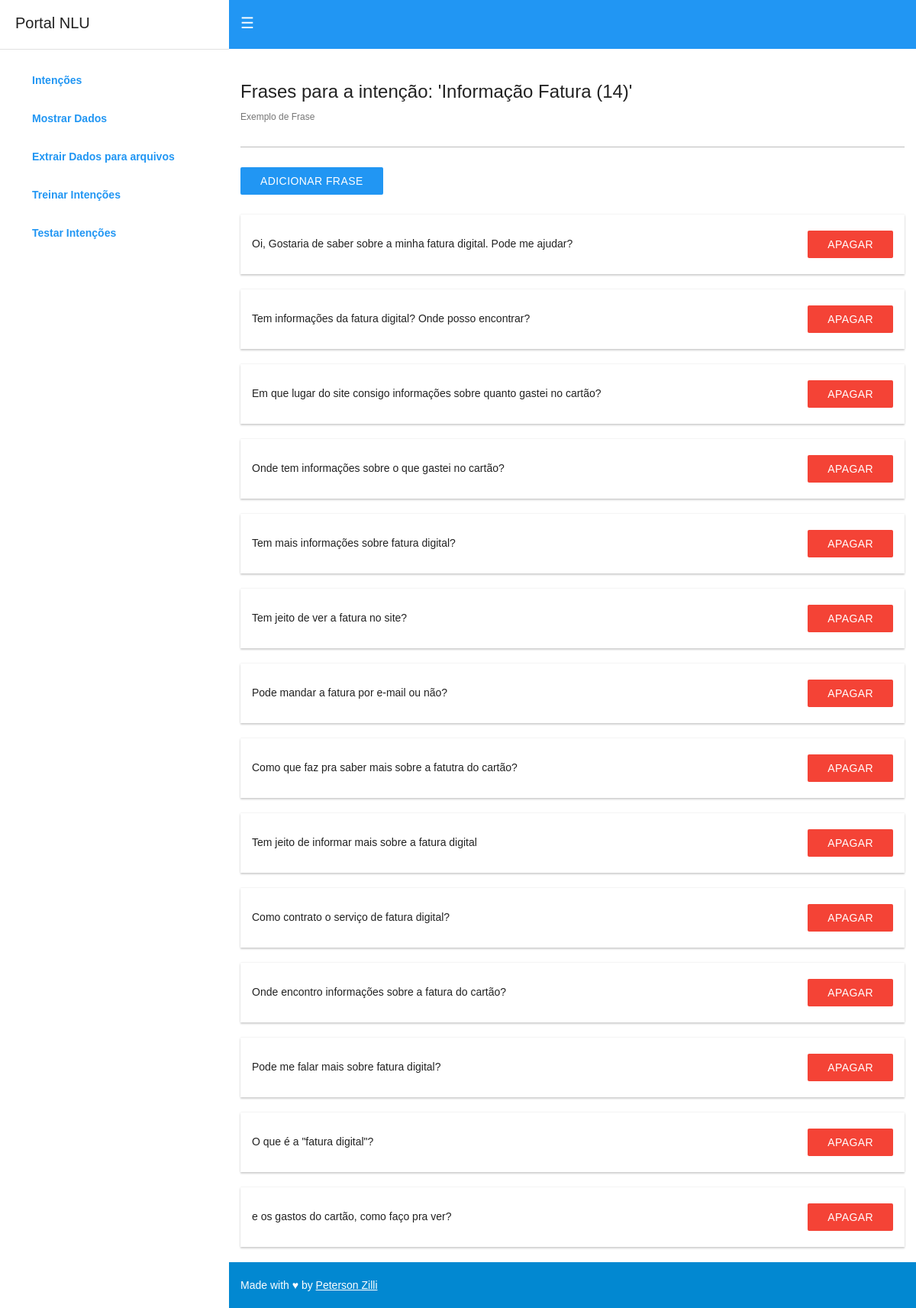
The app's page /intents/detail/2 with its own data.
### models/intent.py (models this page shows, shortened)
class Intent(db.Model):
    id = db.Column(db.Integer, primary_key=True)
    name = db.Column(db.String(100), nullable=False)
    utterances = db.relationship('Utterance', backref='intent', lazy='dynamic')

### models/utterance.py (models this page shows, shortened)
class Utterance(db.Model):
    id = db.Column(db.Integer, primary_key=True)
    body = db.Column(db.Text, nullable=False)
    intent_id = db.Column(db.Integer, db.ForeignKey('intent.id'), nullable=False)

### nlu.py (the view)
@app.route('/intents/detail/<int:intent_id>', methods=["GET"])
def utterances_home(intent_id=None):
    intent = Intent.query.filter(Intent.id == intent_id).first()
    if intent is None:
        return jsonify({'ok':False, 'message': 'Intent "'+ intent_name +'" not found in the database.'})
    return render_template('utterances.html', intent=intent)

### templates/utterances.html (shortened to what this page needs)
{% extends "layout.html" %}
{% block content %}
  <div class="mui--appbar-height"></div>
  <div class="mui-container-fluid">
    <br>
    <h2>Frases para a intenção: '{{intent.name}} ({{intent.utterances.count()}})'</h2>
    <div class="mui-textfield">
      <input id='utteranceBody' type="text">
      <label>Exemplo de Frase</label>
    </div>
    <button id="btnAddUtterance" class="mui-btn mui-btn--primary">Adicionar Frase</button>
    <br>
    <br>
    {%- for utterance in intent.utterances %}
      <div class="mui-panel vertically-aligner-intent-div">
        <span class='mui--pull-left vertically-aligned-intent-span'>
          {{ utterance.body }}
        </span>
        <button data-id='{{utterance.id}}' class='mui-btn mui-btn--danger mui--pull-right btnDeleteUtterance'>Apagar</button>
      </div>
    {%- endfor %}
  </div>
{% endblock %}

### static/css/layout.css (style rules this page uses)
html, body { height: 100%; background-color: #fff; }
html, body, input, textarea, buttons { -webkit-font-smoothing: antialiased; -moz-osx-font-smoothing: grayscale; text-shadow: 1px 1px 1px rgba(0, 0, 0, 0.004); }
.vertically-aligner-intent-div { position: relative; }
.vertically-aligned-intent-span { position: absolute; top: 28px; }

### records on screen
Intent: name "Informação Fatura"
Utterance: body "Oi, Gostaria de saber sobre a minha fatura digital. Pode me ajudar?"
Utterance: body "Tem informações da fatura digital? Onde posso encontrar?"
Utterance: body "Em que lugar do site consigo informações sobre quanto gastei no cartão?"
Utterance: body "Onde tem informações sobre o que gastei no cartão?"
Utterance: body "Tem mais informações sobre fatura digital?"
Utterance: body "Tem jeito de ver a fatura no site?"
Utterance: body "Pode mandar a fatura por e-mail ou não?"
Utterance: body "Como que faz pra saber mais sobre a fatutra do cartão?"
Utterance: body "Tem jeito de informar mais sobre a fatura digital"
Utterance: body "Como contrato o serviço de fatura digital?"
Utterance: body "Onde encontro informações sobre a fatura do cartão?"
Utterance: body "Pode me falar mais sobre fatura digital?"
Utterance: body "O que é a \"fatura digital\"?"
Utterance: body "e os gastos do cartão, como faço pra ver?"

### other values on screen
{{ intent.utterances.count() }} "14"
